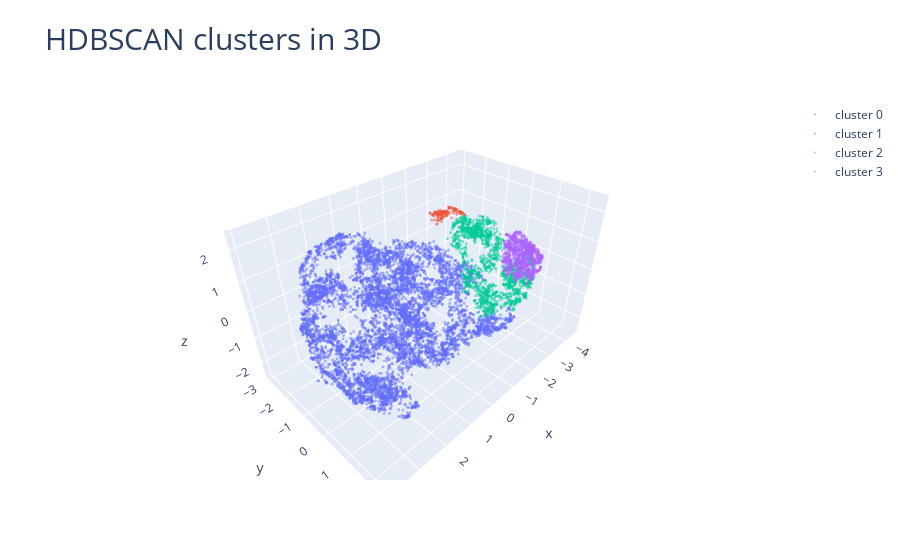

Notebook code for this chart:
### Code cell
'''
HDBSCAN clusters in 3D
low min sample size seems to refuce unclustered data;
larger min cluster size decrease cluster numbers
PCA reduction might not be a good idea because shape space is non-linear and the linear reduction could distort distances and later clustering
'''
%time labels = hdbscan.HDBSCAN(min_samples=50,min_cluster_size=100).fit_predict(embedding)

import plotly.graph_objects as go

fig = go.Figure()
size = 1
for cluster in list(set(labels))[:-1]:
    clustered = (labels == cluster)
    fig.add_trace(go.Scatter3d(
        x=embedding[clustered,0],  # <-- Put your data instead
        y=embedding[clustered,1],  # <-- Put your data instead
        z=embedding[clustered,2],  # <-- Put your data instead
        name="cluster "+str(cluster),
        mode="markers",
        marker=dict(color=cluster+1,size=1, opacity=0.5)
    ))
fig.update_layout(title_text="HDBSCAN clusters in 3D ",title_font_size=30)
fig.show()
##########
clustered = (labels >= 0)
print('The percentage of clustered data points is '+str(np.sum(clustered) *1.0/ X.shape[0]*100)+'%')

### Figure 1 — Plotly figure (JSON) as saved in the notebook; plotly's stock layout.template omitted (floating-point values rounded to 4 significant figures; data arrays with more than 128 entries replaced by an {"elided": "..."} marker saying what was removed)
{"data": [{"marker": {"color": 1, "opacity": 0.5, "size": 1}, "mode": "markers", "name": "cluster 0", "type": "scatter3d", "x": {"elided": "7603 float values"}, "y": {"elided": "7603 float values"}, "z": {"elided": "7603 float values"}}, {"marker": {"color": 2, "opacity": 0.5, "size": 1}, "mode": "markers", "name": "cluster 1", "type": "scatter3d", "x": {"elided": "164 float values"}, "y": {"elided": "164 float values"}, "z": {"elided": "164 float values"}}, {"marker": {"color": 3, "opacity": 0.5, "size": 1}, "mode": "markers", "name": "cluster 2", "type": "scatter3d", "x": {"elided": "1524 float values"}, "y": {"elided": "1524 float values"}, "z": {"elided": "1524 float values"}}, {"marker": {"color": 4, "opacity": 0.5, "size": 1}, "mode": "markers", "name": "cluster 3", "type": "scatter3d", "x": {"elided": "987 float values"}, "y": {"elided": "987 float values"}, "z": {"elided": "987 float values"}}], "layout": {"title": {"font": {"size": 30}, "text": "HDBSCAN clusters in 3D "}}}
